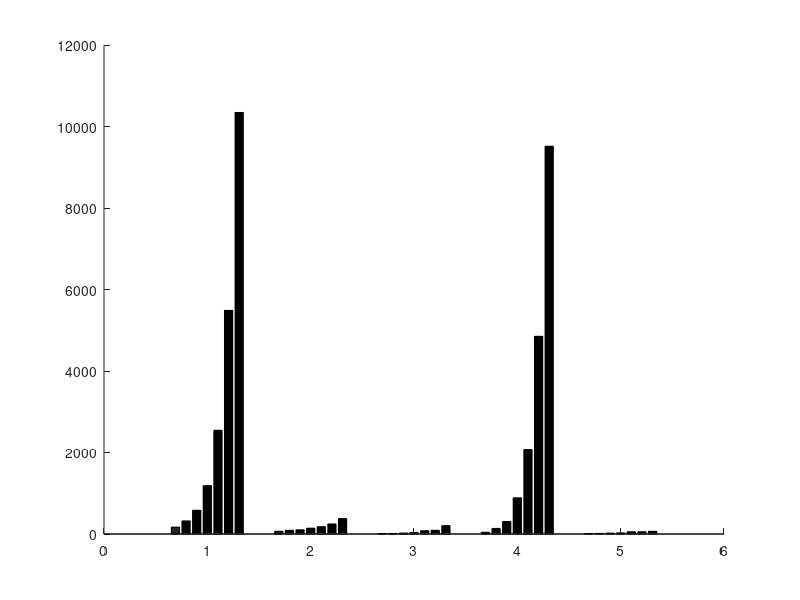

The MATLAB script that drew this image: (Note: this script raises an error after producing the figure.)
clc;

total = [169,321,582,1187,2545,5487,10344];
k = [67	90	103	143	180	246	379];
bcLoad = [8	14	23	38	81	91	205];
invertK = [43	137	307	888	2072	4851	9516];
uSS = [11	14	22	28	55	55	66];

data = [total; k; bcLoad; invertK; uSS];

names = {'Total'; 'Create K'; 'Bc+Load'; 'Invert K'; 'u, stress, strain'};


figure('Renderer', 'painters', 'Position', [10 10 900 600])
hold on
b = bar(data,'FaceColor','flat');

size(data,2)

for k = 1:size(data,2)
    b(k).CData = (size(data,2))-k;
end

set(gca,'xtick',[1:5],'xticklabel',names);

set(gca, 'FontName', 'Times New Roman')
set(gca,'fontsize',10)
xlabel('Methods');
ylabel('Time[ms]');
title('Comparison of methods');

labels=['1029 dofs';'1536 dofs'; '2187 dofs'; '3000 dofs'; '3993 dofs';'5184 dofs';'6591 dofs'];
legend(b,labels);

numbersToAdd = [1029	1536	2187	3000	3993	5184	6591;
1029	1536	2187	3000	3993	5184	6591;
1029	1536	2187	3000	3993	5184	6591;
1029	1536	2187	3000	3993	5184	6591;
1029	1536	2187	3000	3993	5184	6591];
                
barWidth = b.BarWidth;
numCol = size(data,2);
cnt = 0;
for ii = numbersToAdd'
    cnt = cnt + 1;
    xPos = linspace(cnt - barWidth/2, cnt + barWidth / 2, numCol+1);
    idx = 1;
    for jj = xPos(1:end-1)
        val = numbersToAdd(cnt,idx);
        y = data(cnt,idx);
        %text(jj+barWidth/7, y + 30, num2str(val),'Rotation',90,'HorizontalAlignment','left','VerticalAlignment','bottom');
        idx = idx +1;
    end     
end


